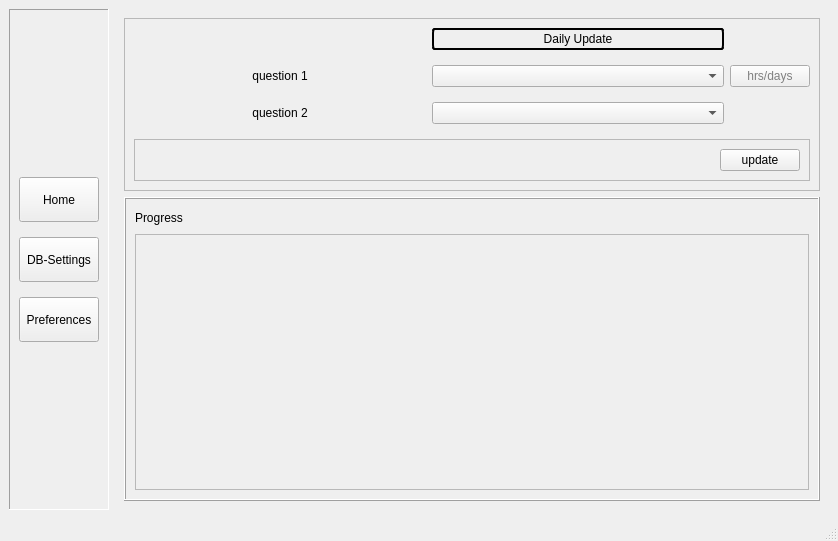
<?xml version="1.0" encoding="UTF-8"?>
<ui version="4.0">
 <class>MainWindow</class>
 <widget class="QMainWindow" name="MainWindow">
  <property name="geometry">
   <rect>
    <x>0</x>
    <y>0</y>
    <width>838</width>
    <height>541</height>
   </rect>
  </property>
  <property name="windowTitle">
   <string>Progress Tracker</string>
  </property>
  <widget class="QWidget" name="centralwidget">
   <layout class="QGridLayout" name="gridLayout_2">
    <item row="0" column="1">
     <widget class="QStackedWidget" name="stackedWidget">
      <property name="currentIndex">
       <number>0</number>
      </property>
      <widget class="QWidget" name="page_1">
       <layout class="QGridLayout" name="gridLayout_4">
        <item row="0" column="0" alignment="Qt::AlignTop">
         <widget class="QFrame" name="frame_8">
          <property name="frameShape">
           <enum>QFrame::StyledPanel</enum>
          </property>
          <property name="frameShadow">
           <enum>QFrame::Raised</enum>
          </property>
          <layout class="QGridLayout" name="gridLayout_13">
           <property name="verticalSpacing">
            <number>15</number>
           </property>
           <item row="3" column="1">
            <widget class="QComboBox" name="choice_hours"/>
           </item>
           <item row="3" column="0">
            <widget class="QLabel" name="label_q2">
             <property name="text">
              <string>question 2</string>
             </property>
             <property name="alignment">
              <set>Qt::AlignCenter</set>
             </property>
            </widget>
           </item>
           <item row="1" column="0">
            <spacer name="horizontalSpacer_5">
             <property name="orientation">
              <enum>Qt::Horizontal</enum>
             </property>
             <property name="sizeType">
              <enum>QSizePolicy::Preferred</enum>
             </property>
             <property name="sizeHint" stdset="0">
              <size>
               <width>40</width>
               <height>20</height>
              </size>
             </property>
            </spacer>
           </item>
           <item row="2" column="1">
            <widget class="QComboBox" name="choice_subjects"/>
           </item>
           <item row="1" column="1">
            <widget class="QLabel" name="label_home_page_header">
             <property name="styleSheet">
              <string notr="true">QLabel{
	border: 2px solid black;
	border-radius: 2px 5px;
	padding-top: 2px;
	padding-bottom: 2px;
}</string>
             </property>
             <property name="text">
              <string>Daily Update</string>
             </property>
             <property name="alignment">
              <set>Qt::AlignCenter</set>
             </property>
            </widget>
           </item>
           <item row="1" column="2">
            <spacer name="horizontalSpacer_6">
             <property name="orientation">
              <enum>Qt::Horizontal</enum>
             </property>
             <property name="sizeType">
              <enum>QSizePolicy::Preferred</enum>
             </property>
             <property name="sizeHint" stdset="0">
              <size>
               <width>40</width>
               <height>20</height>
              </size>
             </property>
            </spacer>
           </item>
           <item row="2" column="2">
            <widget class="QPushButton" name="pushButton_toggle_mode">
             <property name="maximumSize">
              <size>
               <width>80</width>
               <height>16777215</height>
              </size>
             </property>
             <property name="styleSheet">
              <string notr="true">#pushButton_toggle_mode{
	color: gray;
}
#pushButton_toggle_mode::hover{
	color: rgb(85, 87, 83);
}</string>
             </property>
             <property name="text">
              <string>hrs/days</string>
             </property>
            </widget>
           </item>
           <item row="2" column="0">
            <widget class="QLabel" name="label_q1">
             <property name="text">
              <string>question 1</string>
             </property>
             <property name="alignment">
              <set>Qt::AlignCenter</set>
             </property>
            </widget>
           </item>
           <item row="4" column="0" colspan="3">
            <widget class="QFrame" name="frame_9">
             <property name="frameShape">
              <enum>QFrame::StyledPanel</enum>
             </property>
             <property name="frameShadow">
              <enum>QFrame::Raised</enum>
             </property>
             <layout class="QHBoxLayout" name="horizontalLayout">
              <item>
               <spacer name="horizontalSpacer_7">
                <property name="orientation">
                 <enum>Qt::Horizontal</enum>
                </property>
                <property name="sizeHint" stdset="0">
                 <size>
                  <width>40</width>
                  <height>20</height>
                 </size>
                </property>
               </spacer>
              </item>
              <item>
               <widget class="QPushButton" name="pushButton_update">
                <property name="maximumSize">
                 <size>
                  <width>80</width>
                  <height>16777215</height>
                 </size>
                </property>
                <property name="toolTip">
                 <string>update data to database</string>
                </property>
                <property name="styleSheet">
                 <string notr="true">#pushButton_toggle_mode{
	color: gray;
}
#pushButton_toggle_mode::hover{
	color: rgb(85, 87, 83);
}</string>
                </property>
                <property name="text">
                 <string>update</string>
                </property>
               </widget>
              </item>
             </layout>
            </widget>
           </item>
          </layout>
         </widget>
        </item>
        <item row="1" column="0">
         <widget class="QFrame" name="graph_outer_frame">
          <property name="sizePolicy">
           <sizepolicy hsizetype="Preferred" vsizetype="Expanding">
            <horstretch>0</horstretch>
            <verstretch>0</verstretch>
           </sizepolicy>
          </property>
          <property name="frameShape">
           <enum>QFrame::Box</enum>
          </property>
          <property name="frameShadow">
           <enum>QFrame::Raised</enum>
          </property>
          <layout class="QGridLayout" name="gridLayout">
           <item row="0" column="0">
            <widget class="QLabel" name="label_inne_frame_header">
             <property name="maximumSize">
              <size>
               <width>16777215</width>
               <height>20</height>
              </size>
             </property>
             <property name="text">
              <string>Progress</string>
             </property>
            </widget>
           </item>
           <item row="1" column="0">
            <widget class="QFrame" name="graph_inner_frame">
             <property name="frameShape">
              <enum>QFrame::StyledPanel</enum>
             </property>
             <property name="frameShadow">
              <enum>QFrame::Raised</enum>
             </property>
            </widget>
           </item>
          </layout>
         </widget>
        </item>
       </layout>
      </widget>
      <widget class="QWidget" name="page_2">
       <layout class="QGridLayout" name="gridLayout_6">
        <item row="0" column="1">
         <widget class="QFrame" name="frame_2">
          <property name="frameShape">
           <enum>QFrame::StyledPanel</enum>
          </property>
          <property name="frameShadow">
           <enum>QFrame::Raised</enum>
          </property>
          <layout class="QGridLayout" name="gridLayout_5">
           <item row="3" column="0">
            <widget class="QPushButton" name="pushButton_clear_records">
             <property name="text">
              <string>clear records</string>
             </property>
            </widget>
           </item>
           <item row="0" column="0" rowspan="3">
            <widget class="QFrame" name="frame_3">
             <property name="frameShape">
              <enum>QFrame::NoFrame</enum>
             </property>
             <property name="frameShadow">
              <enum>QFrame::Raised</enum>
             </property>
             <layout class="QGridLayout" name="gridLayout_7">
              <item row="3" column="0">
               <spacer name="verticalSpacer_3">
                <property name="orientation">
                 <enum>Qt::Vertical</enum>
                </property>
                <property name="sizeHint" stdset="0">
                 <size>
                  <width>20</width>
                  <height>40</height>
                 </size>
                </property>
               </spacer>
              </item>
              <item row="2" column="0">
               <widget class="QPushButton" name="pushButton_export_records">
                <property name="minimumSize">
                 <size>
                  <width>0</width>
                  <height>45</height>
                 </size>
                </property>
                <property name="text">
                 <string>Export</string>
                </property>
               </widget>
              </item>
              <item row="1" column="0">
               <widget class="QPushButton" name="pushButton_add_new_db">
                <property name="minimumSize">
                 <size>
                  <width>0</width>
                  <height>45</height>
                 </size>
                </property>
                <property name="text">
                 <string>Add New DB File</string>
                </property>
               </widget>
              </item>
              <item row="0" column="0">
               <spacer name="verticalSpacer_4">
                <property name="orientation">
                 <enum>Qt::Vertical</enum>
                </property>
                <property name="sizeHint" stdset="0">
                 <size>
                  <width>20</width>
                  <height>40</height>
                 </size>
                </property>
               </spacer>
              </item>
             </layout>
            </widget>
           </item>
           <item row="0" column="1" rowspan="4">
            <widget class="QFrame" name="frame">
             <property name="frameShape">
              <enum>QFrame::NoFrame</enum>
             </property>
             <property name="frameShadow">
              <enum>QFrame::Raised</enum>
             </property>
             <layout class="QGridLayout" name="gridLayout_8">
              <item row="1" column="0">
               <widget class="QFrame" name="frame_4">
                <property name="frameShape">
                 <enum>QFrame::StyledPanel</enum>
                </property>
                <property name="frameShadow">
                 <enum>QFrame::Raised</enum>
                </property>
                <layout class="QGridLayout" name="gridLayout_11">
                 <item row="1" column="2">
                  <spacer name="horizontalSpacer_2">
                   <property name="orientation">
                    <enum>Qt::Horizontal</enum>
                   </property>
                   <property name="sizeHint" stdset="0">
                    <size>
                     <width>40</width>
                     <height>20</height>
                    </size>
                   </property>
                  </spacer>
                 </item>
                 <item row="1" column="1">
                  <widget class="QFrame" name="frame_6">
                   <property name="maximumSize">
                    <size>
                     <width>16777215</width>
                     <height>100</height>
                    </size>
                   </property>
                   <property name="frameShape">
                    <enum>QFrame::StyledPanel</enum>
                   </property>
                   <property name="frameShadow">
                    <enum>QFrame::Raised</enum>
                   </property>
                   <layout class="QGridLayout" name="gridLayout_10">
                    <property name="verticalSpacing">
                     <number>5</number>
                    </property>
                    <item row="0" column="0">
                     <widget class="QLabel" name="label_2">
                      <property name="text">
                       <string>Enter new file path</string>
                      </property>
                     </widget>
                    </item>
                    <item row="0" column="1">
                     <widget class="QLineEdit" name="lineEdit_new_file_name"/>
                    </item>
                    <item row="1" column="1">
                     <widget class="QPushButton" name="pushButton_export_file">
                      <property name="text">
                       <string>Export</string>
                      </property>
                     </widget>
                    </item>
                   </layout>
                  </widget>
                 </item>
                 <item row="0" column="1">
                  <spacer name="verticalSpacer_5">
                   <property name="orientation">
                    <enum>Qt::Vertical</enum>
                   </property>
                   <property name="sizeType">
                    <enum>QSizePolicy::Preferred</enum>
                   </property>
                   <property name="sizeHint" stdset="0">
                    <size>
                     <width>20</width>
                     <height>40</height>
                    </size>
                   </property>
                  </spacer>
                 </item>
                 <item row="1" column="0">
                  <spacer name="horizontalSpacer">
                   <property name="orientation">
                    <enum>Qt::Horizontal</enum>
                   </property>
                   <property name="sizeHint" stdset="0">
                    <size>
                     <width>40</width>
                     <height>20</height>
                    </size>
                   </property>
                  </spacer>
                 </item>
                 <item row="2" column="1">
                  <spacer name="verticalSpacer_6">
                   <property name="orientation">
                    <enum>Qt::Vertical</enum>
                   </property>
                   <property name="sizeType">
                    <enum>QSizePolicy::Preferred</enum>
                   </property>
                   <property name="sizeHint" stdset="0">
                    <size>
                     <width>20</width>
                     <height>40</height>
                    </size>
                   </property>
                  </spacer>
                 </item>
                </layout>
               </widget>
              </item>
              <item row="0" column="0">
               <widget class="QFrame" name="frame_5">
                <property name="frameShape">
                 <enum>QFrame::StyledPanel</enum>
                </property>
                <property name="frameShadow">
                 <enum>QFrame::Raised</enum>
                </property>
                <layout class="QGridLayout" name="gridLayout_9">
                 <item row="0" column="0">
                  <widget class="QLabel" name="label">
                   <property name="text">
                    <string>Choose path</string>
                   </property>
                  </widget>
                 </item>
                 <item row="0" column="1">
                  <widget class="QPushButton" name="pushButton_choose_db_path">
                   <property name="text">
                    <string>Choose</string>
                   </property>
                  </widget>
                 </item>
                 <item row="1" column="0" colspan="2">
                  <widget class="QFrame" name="frame_7">
                   <property name="frameShape">
                    <enum>QFrame::StyledPanel</enum>
                   </property>
                   <property name="frameShadow">
                    <enum>QFrame::Raised</enum>
                   </property>
                   <layout class="QGridLayout" name="gridLayout_12">
                    <item row="1" column="1">
                     <widget class="QPushButton" name="pushButton_confirm_db_path">
                      <property name="text">
                       <string>confirm</string>
                      </property>
                     </widget>
                    </item>
                    <item row="1" column="2">
                     <spacer name="horizontalSpacer_3">
                      <property name="orientation">
                       <enum>Qt::Horizontal</enum>
                      </property>
                      <property name="sizeHint" stdset="0">
                       <size>
                        <width>40</width>
                        <height>20</height>
                       </size>
                      </property>
                     </spacer>
                    </item>
                    <item row="1" column="0">
                     <spacer name="horizontalSpacer_4">
                      <property name="orientation">
                       <enum>Qt::Horizontal</enum>
                      </property>
                      <property name="sizeHint" stdset="0">
                       <size>
                        <width>40</width>
                        <height>20</height>
                       </size>
                      </property>
                     </spacer>
                    </item>
                    <item row="0" column="0" colspan="3">
                     <widget class="QLabel" name="label_path_text">
                      <property name="maximumSize">
                       <size>
                        <width>16777215</width>
                        <height>50</height>
                       </size>
                      </property>
                      <property name="text">
                       <string/>
                      </property>
                      <property name="wordWrap">
                       <bool>true</bool>
                      </property>
                     </widget>
                    </item>
                   </layout>
                  </widget>
                 </item>
                </layout>
               </widget>
              </item>
             </layout>
            </widget>
           </item>
          </layout>
         </widget>
        </item>
       </layout>
      </widget>
      <widget class="QWidget" name="page_preferences">
       <widget class="QLabel" name="label_3">
        <property name="geometry">
         <rect>
          <x>150</x>
          <y>160</y>
          <width>371</width>
          <height>151</height>
         </rect>
        </property>
        <property name="text">
         <string>&lt;html&gt;&lt;head/&gt;&lt;body&gt;&lt;p&gt;&lt;span style=&quot; font-weight:600;&quot;&gt;This page will be updated very soon!!!&lt;/span&gt;&lt;/p&gt;&lt;/body&gt;&lt;/html&gt;</string>
        </property>
        <property name="alignment">
         <set>Qt::AlignCenter</set>
        </property>
       </widget>
      </widget>
     </widget>
    </item>
    <item row="0" column="0">
     <widget class="QFrame" name="frame_button_panel">
      <property name="frameShape">
       <enum>QFrame::Panel</enum>
      </property>
      <property name="frameShadow">
       <enum>QFrame::Sunken</enum>
      </property>
      <layout class="QGridLayout" name="gridLayout_3">
       <property name="verticalSpacing">
        <number>15</number>
       </property>
       <item row="4" column="0">
        <widget class="QPushButton" name="pushButton_nav_pref">
         <property name="minimumSize">
          <size>
           <width>0</width>
           <height>45</height>
          </size>
         </property>
         <property name="text">
          <string>Preferences</string>
         </property>
        </widget>
       </item>
       <item row="3" column="0">
        <widget class="QPushButton" name="pushButton_nav_db_setting">
         <property name="minimumSize">
          <size>
           <width>0</width>
           <height>45</height>
          </size>
         </property>
         <property name="text">
          <string>DB-Settings</string>
         </property>
        </widget>
       </item>
       <item row="1" column="0">
        <widget class="QPushButton" name="pushButton_nav_home">
         <property name="minimumSize">
          <size>
           <width>0</width>
           <height>45</height>
          </size>
         </property>
         <property name="text">
          <string>Home</string>
         </property>
        </widget>
       </item>
       <item row="0" column="0">
        <spacer name="verticalSpacer">
         <property name="orientation">
          <enum>Qt::Vertical</enum>
         </property>
         <property name="sizeType">
          <enum>QSizePolicy::MinimumExpanding</enum>
         </property>
         <property name="sizeHint" stdset="0">
          <size>
           <width>20</width>
           <height>40</height>
          </size>
         </property>
        </spacer>
       </item>
       <item row="5" column="0">
        <spacer name="verticalSpacer_2">
         <property name="orientation">
          <enum>Qt::Vertical</enum>
         </property>
         <property name="sizeType">
          <enum>QSizePolicy::MinimumExpanding</enum>
         </property>
         <property name="sizeHint" stdset="0">
          <size>
           <width>20</width>
           <height>40</height>
          </size>
         </property>
        </spacer>
       </item>
      </layout>
     </widget>
    </item>
   </layout>
  </widget>
  <widget class="QMenuBar" name="menubar">
   <property name="geometry">
    <rect>
     <x>0</x>
     <y>0</y>
     <width>838</width>
     <height>20</height>
    </rect>
   </property>
  </widget>
  <widget class="QStatusBar" name="statusbar"/>
 </widget>
 <resources/>
 <connections/>
</ui>
